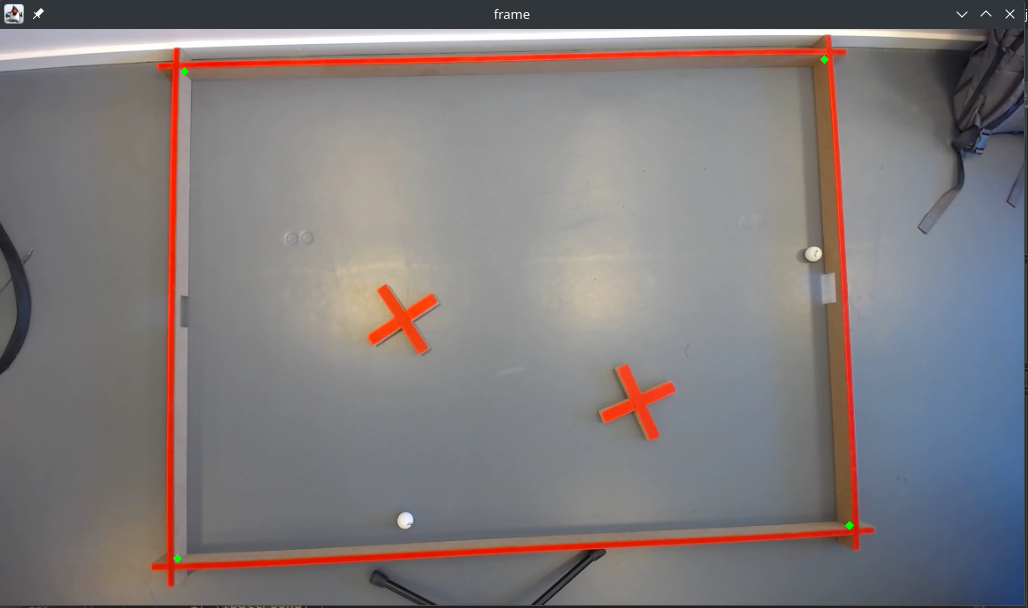
#> input picture remote/src/test/java/resources/courseTest.png, 1028 x 608 px, given in place of the camera
$ python main.py
#> lines starting #> are read from the running program, lines starting #| are printed output that depends on the picture; after the words box and inside, x2 and y2 are one past the last pixel; in counts of white or black regions, pixels touching at a corner belong together; long printed decimals are rounded
import math

import numpy as np
import cv2 as cv


class BallsNotFoundException(Exception):
    """Camera Exception raised for when not detecting any balls.

        Attributes:
            data -- the intercepted data of the camera
            message -- explanation of the error
        """

    def __init__(self, data,
                 message="Camera expected to detect at least 1 lines to be able to calculate coordinates"):
        self.data = data
        self.message = message


class CourseFrameNotFoundException(Exception):
    """Camera Exception raised for not detecting the course frame.

        Attributes:
            data -- the intercepted data of the camera
            message -- explanation of the error
        """

    def __init__(self, data,
                 message="Camera expected to detect exactly 4 lines from the course frame to be able to calculate a coordinate system"):
        self.data = data
        self.message = message


def getCourseFromFramesWithHoughP(frame):
    hsvFrame = cv.cvtColor(frame, cv.COLOR_BGR2HSV)

    lower = np.array([0, 170, 170])
    upper = np.array([10, 255, 255])
    red_mask = cv.inRange(hsvFrame, lower, upper)

    courseFrame = cv.bitwise_and(frame, frame, mask=red_mask)
    grayFrame = cv.cvtColor(courseFrame, cv.COLOR_BGR2GRAY)
    blurFrame = cv.GaussianBlur(grayFrame, (9, 9), 0)

    lines = cv.HoughLinesP(blurFrame, 1, np.pi / 180, 10, minLineLength=300, maxLineGap=50)

    # Merge the detected lines that are close to each other into a single line
    merged_lines = []
    for line in lines:
        x1, y1, x2, y2 = line[0]
        if len(merged_lines) == 0:
            merged_lines.append(line[0])
        else:
            last_x1, last_y1, last_x2, last_y2 = merged_lines[-1]
            if abs(x1 - last_x2) < 50 and abs(y1 - last_y2) < 50:
                merged_lines[-1] = [last_x1, last_y1, x2, y2]
            else:
                merged_lines.append(line[0])

    # Draw the detected lines on the original image
    for line in merged_lines:
        x1, y1, x2, y2 = line
        cv.line(frame, (x1, y1), (x2, y2), (0, 255, 0), 1)


def getCourseLinesFromFramesWithContours(frame_):
    # Convert to hsv color space to better detect the red color
    hsvFrame = cv.cvtColor(frame_, cv.COLOR_BGR2HSV)

    # Lower and upper RGB values for detection
    lower = np.array([0, 150, 150])
    upper = np.array([10, 255, 255])

    red_mask = cv.inRange(hsvFrame, lower, upper)

    # Remove everything other than the mask
    courseFrame = cv.bitwise_and(frame_, frame_, mask=red_mask)

    # Apply grayframe and blurs for noise reduction
    grayFrame = cv.cvtColor(courseFrame, cv.COLOR_BGR2GRAY)
    blurFrame = cv.GaussianBlur(grayFrame, (9, 9), 0)

    contours, _ = cv.findContours(blurFrame, cv.RETR_LIST, cv.CHAIN_APPROX_SIMPLE)

    for contour in contours:
        # Approximate contour to a polygon
        approx = cv.approxPolyDP(contour, 0.01 * cv.arcLength(contour, True), True)
        # Check if polygon has four vertices (i.e., is a rectangle)
        if len(approx) == 4:
            # Draw rectangle around the polygon
            cv.drawContours(frame_, [approx], 0, (0, 255, 0), 2)
            # Return the array of lines with x and y coordinates
            return approx
        elif len(approx) == 16 or len(approx) == 15: # TODO A bit hacky way to detect the cross in the middle, but kinda works. Need to revisit this to be more stable.
            cv.drawContours(frame_, [approx], 0, (0, 255, 0), 2)
        else:
            print(len(approx))


# https://docs.opencv.org/4.x/da/d53/tutorial_py_houghcircles.html
def getCirclesFromFrames(frame):
    # TODO: Explore different blurs
    blurFrame = cv.GaussianBlur(frame, (9, 9), 0)
    # blurFrame = cv.medianBlur(frame, 11)
    grayFrame = cv.cvtColor(blurFrame, cv.COLOR_BGR2GRAY)

    # These configurations works okay with the current course setup
    circles = cv.HoughCircles(image=grayFrame,
                              method=cv.HOUGH_GRADIENT,
                              dp=1,
                              minDist=50,
                              param1=25,  # gradient value used in the edge detection
                              param2=17,  # lower values allow more circles to be detected (false positives)
                              minRadius=4,  # limits the smallest circle to this size (via radius)
                              maxRadius=8  # similarly sets the limit for the largest circles
                              )

    if circles is not None:
        # Round the values to unsigned integers
        circles = np.uint16(circles)
        for (x, y, r) in circles[0, :]:
            # draw the circle
            cv.circle(frame, (x, y), r, (0, 255, 0), 2)
        return circles


# Calculate the distance given two points. Mostly used for accuracy tests
def distance_in_pixels(x1, y1, x2, y2):
    return math.sqrt(math.pow((x2 - x1), 2) + math.pow((y2 - y1), 2))


# Test distance between 2 balls
def accuracy_test(balls_test):
    if len(balls) == 2:
        one = balls_test[0]
        two = balls_test[1]
        dist = distance_in_pixels(one[0], one[1], two[0], two[1])
        print(dist)


# Width and height of course frame on the inner side in cm
real_width = 167
real_height = 122

video = cv.VideoCapture(0)

while True:
    # grab the current frame
    ret, frame = video.read()
#> frame is the input picture: shape (608, 1028, 3); mean B, G, R 123.5, 122.5, 127.6

    # If no frame is read, return
    if not ret:
        break

    lines = getCourseLinesFromFramesWithContours(frame)
#> in getCourseLinesFromFramesWithContours, `hsvFrame = cv.cvtColor(frame_, cv.COLOR_BGR2HSV)`: hsvFrame: shape (608, 1028, 3); mean H, S, V 70.4, 32.4, 135.2
#> in getCourseLinesFromFramesWithContours, `red_mask = cv.inRange(hsvFrame, lower, upper)`:
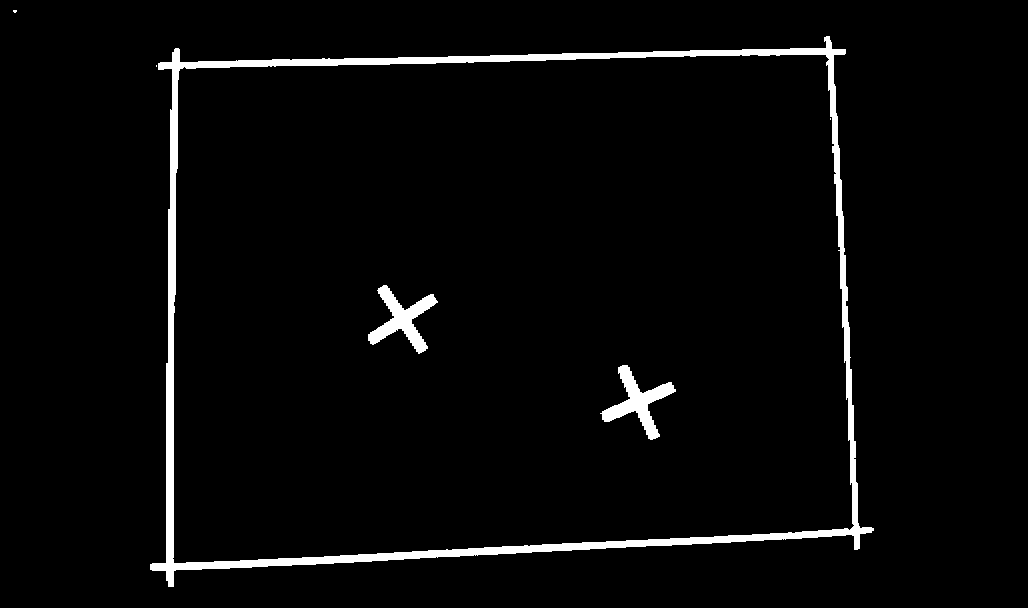
#> red_mask: shape (608, 1028); 3.2% white; 6 white regions (3 under 20 px)
#> in getCourseLinesFromFramesWithContours, `courseFrame = cv.bitwise_and(frame_, frame_, mask=red_mask)`:
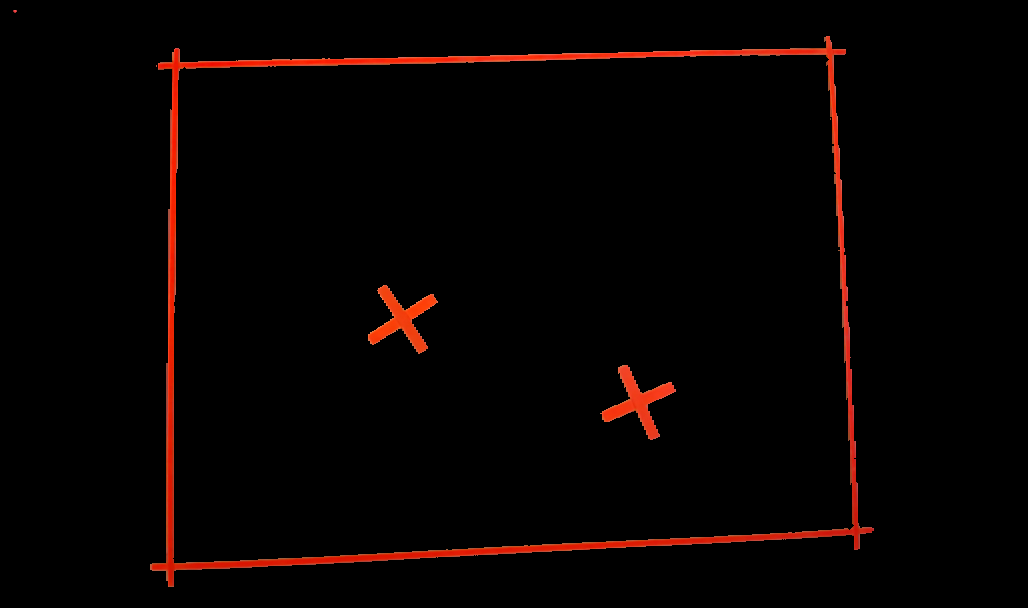
#> courseFrame: shape (608, 1028, 3); mean B, G, R 0.8, 1.8, 7.2
#> in getCourseLinesFromFramesWithContours, `grayFrame = cv.cvtColor(courseFrame, cv.COLOR_BGR2GRAY)`:
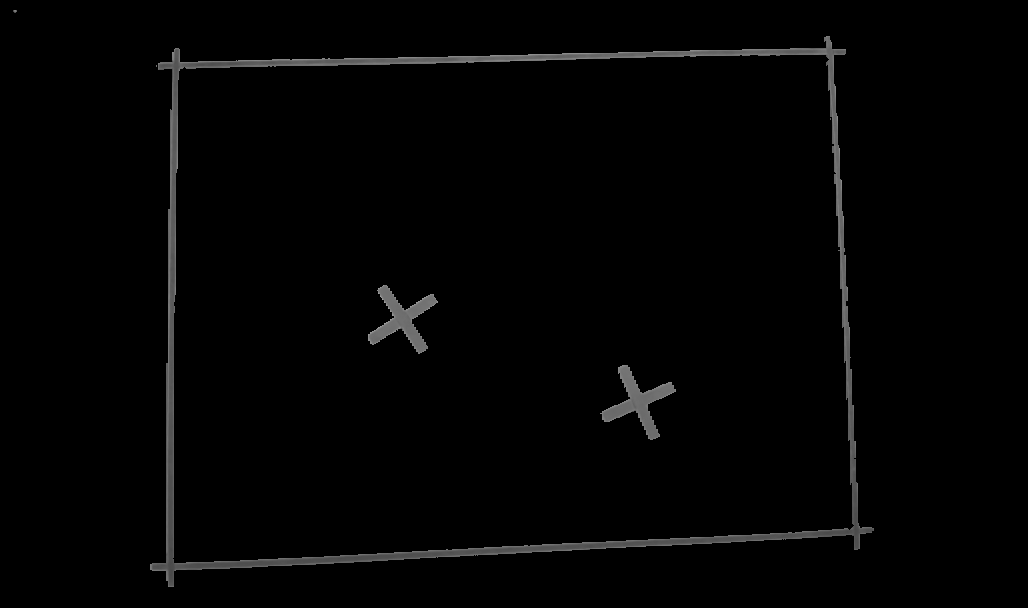
#> grayFrame: shape (608, 1028); min 0, max 162, mean 3.3
#> in getCourseLinesFromFramesWithContours, `contours, _ = cv.findContours(blurFrame, cv.RETR_LIST, cv.CHAIN_APPROX..`: contours = 5 contours; box (x1, y1, x2, y2) and area: (146, 32, 878, 591) 348741, (177, 58, 849, 560) 314772, (364, 281, 442, 358) 2943, (597, 361, 680, 444) 2939, (9, 6, 21, 17) 82
#> the loop in getCourseLinesFromFramesWithContours, `for contour in contours:` made 3 passes
#> approx on pass 3: [[823, 59], [847, 524], [177, 558], [183, 72]]
#> after the loop in getCourseLinesFromFramesWithContours, `for contour in contours:`:
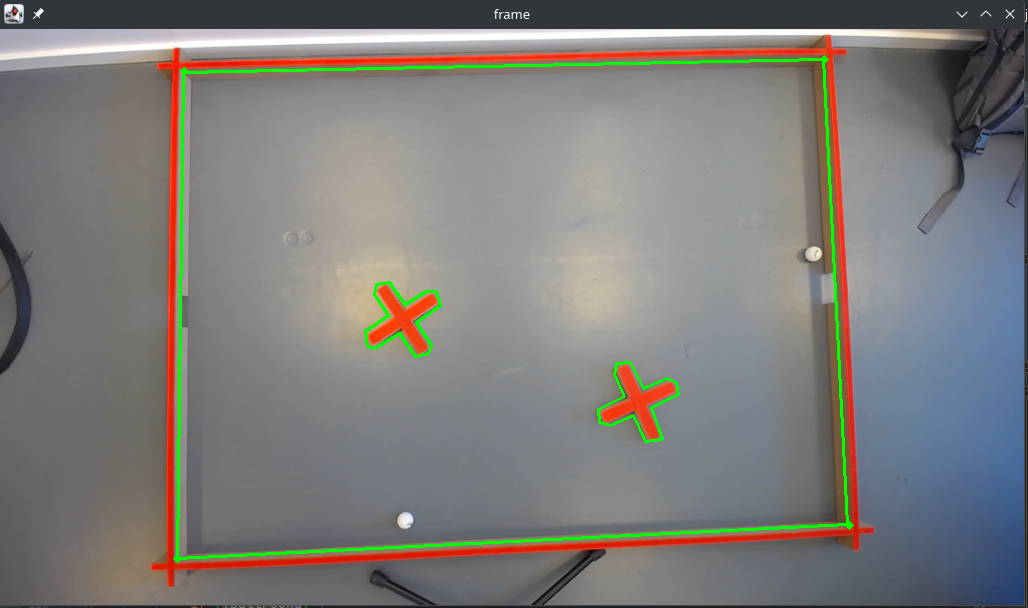
#> frame_: shape (608, 1028, 3); 1.36% of pixels changed, all inside (x1, y1, x2, y2) = (176, 58, 849, 560)
#> lines = [[823, 59], [847, 524], [177, 558], [183, 72]]
    if len(lines) != 4:
        print("Course frame not found. Skip this frame")
        continue

    # Origin
    offset = lines[0][0]
#> offset = [823, 59]

    # Calculate corners x and y with offset
    corners = [point - offset for point in lines]
#> corners = [[[0, 0]], [[24, 465]], [[-646, 499]], [[-640, 13]]]

    # Unpack a layer of nested array that is not needed. TODO: Check where this extra array comes from
    [corners] = [corners]

    # Unpack two points for each point that of the length of the course frame contains x and y coordinates
    [top_left], [top_right], [bottom_right], [bottom_left] = corners
#> top_left = [0, 0]; top_right = [24, 465]; bottom_right = [-646, 499]; bottom_left = [-640, 13]

    # Find conversion factor by real-world width and calculated pixel width
    conversion_factor = real_width / distance_in_pixels(top_left[0], top_left[1], top_right[0], top_right[1])
#> conversion_factor = 0.359

    # Calculate irl-coordinates for the corners
    irl_corners = [corner * conversion_factor for corner in corners]
#> irl_corners = [[[0, 0]], [[8.61, 166.8]], [[-231.7, 179]], [[-229.5, 4.66]]]

    print(corners)
#| [array([[0, 0]], dtype=int32), array([[ 24, 465]], dtype=int32), array([[-646,  499]], dtype=int32), array([[-640,   13]], dtype=int32)]

    circles = getCirclesFromFrames(frame)
#> in getCirclesFromFrames, `blurFrame = cv.GaussianBlur(frame, (9, 9), 0)`:
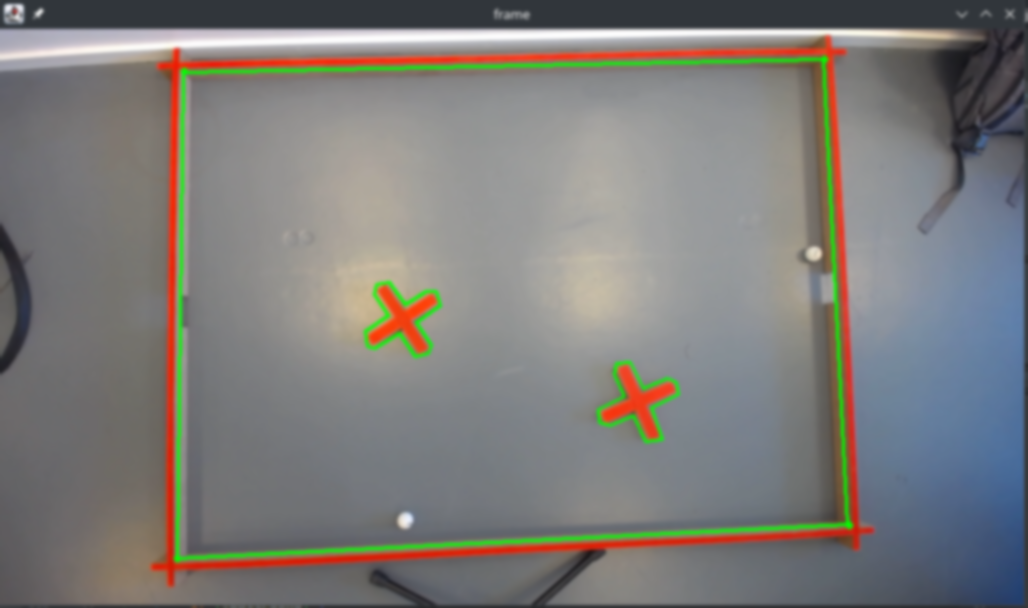
#> blurFrame: shape (608, 1028, 3); mean B, G, R 122.1, 124.4, 125.7
#> in getCirclesFromFrames, `grayFrame = cv.cvtColor(blurFrame, cv.COLOR_BGR2GRAY)`:
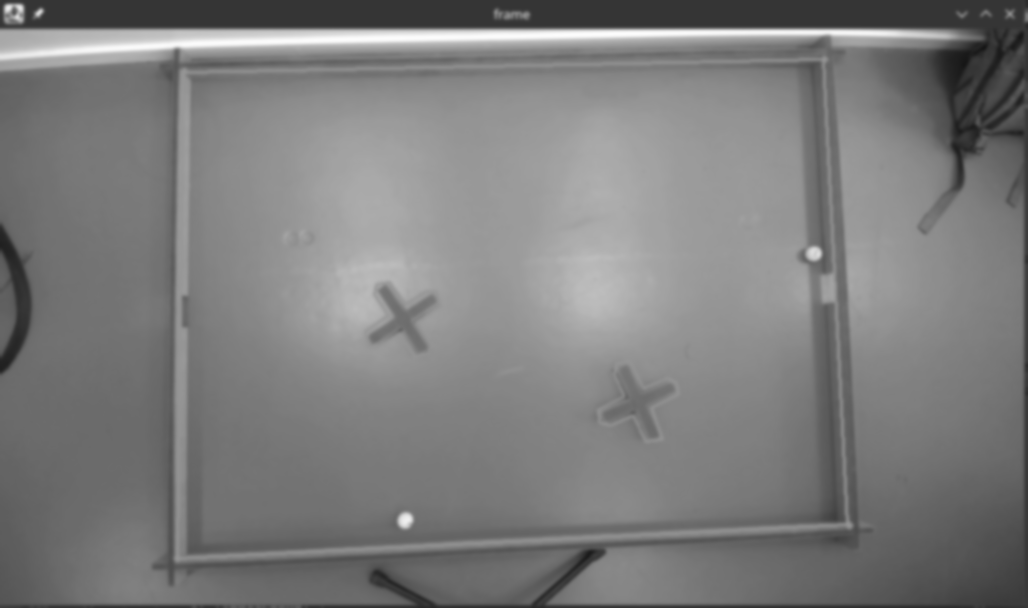
#> grayFrame: shape (608, 1028); min 22, max 252, mean 124.5
#> in getCirclesFromFrames, `circles = cv.HoughCircles(image=grayFrame, method=cv.HOUGH_GRADIENT, d..`: circles = [[404.5, 520.5, 7.4], [813.5, 252.5, 7.4]]
#> in getCirclesFromFrames, `circles = np.uint16(circles)`: circles = [[404, 520, 7], [813, 252, 7]]
#> the loop in getCirclesFromFrames, `for (x, y, r) in circles[0, :]:` made 2 passes
#> after the loop in getCirclesFromFrames, `for (x, y, r) in circles[0, :]:`:
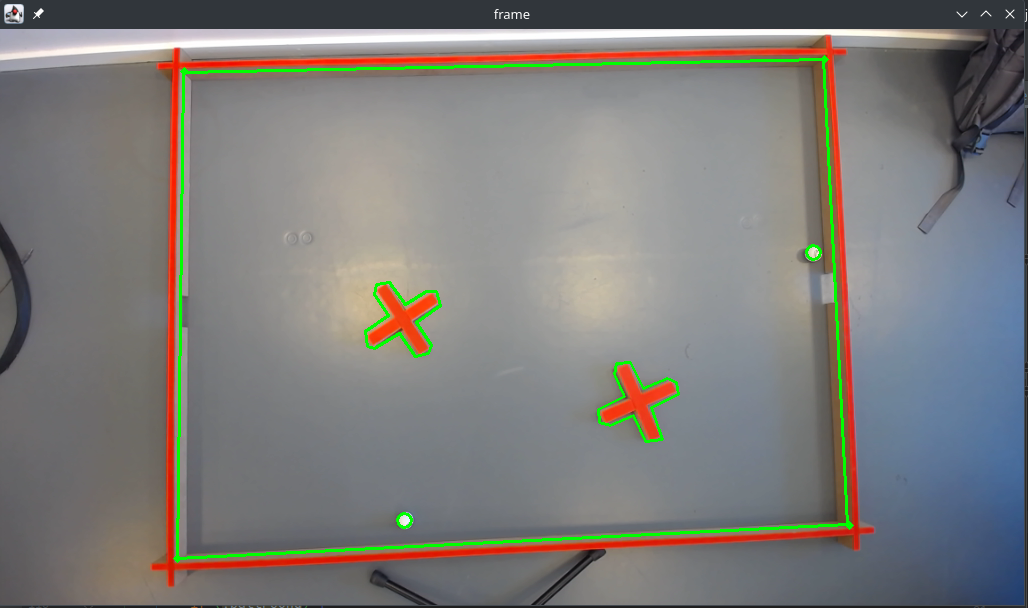
#> frame: shape (608, 1028, 3); 0.04% of pixels changed, all inside (x1, y1, x2, y2) = (396, 244, 822, 529)
#> circles = [[404, 520, 7], [813, 252, 7]]

    if circles is None:
        print("No balls found. Skipping this frame")
        continue

    # Calculate irl_coordinates for the balls
    balls = [ball * conversion_factor for ball in circles[0, :]]
#> balls = [[144.9, 186.5, 2.51], [291.6, 90.38, 2.51]]

    # Unpack outer array of nested array that is not needed
    [balls] = [balls]

    # Print irl-coordinates for all balls
    print(balls)
#| [array([144.900, 186.504,   2.511]), array([291.593,  90.383,   2.511])]

    # For testing accuracy between two balls. TODO: Should be done elsewhere by calling this method
    accuracy_test(balls)
#> in accuracy_test, `one = balls_test[0]`: one = [144.9, 186.5, 2.51]
#> in accuracy_test, `two = balls_test[1]`: two = [291.6, 90.38, 2.51]
#> in accuracy_test, `dist = distance_in_pixels(one[0], one[1], two[0], two[1])`: dist = 175.4
#| 175.380

    cv.imshow("frame", frame)

    if cv.waitKey(1) & 0xFF == ord('q'):
#> (key q is pressed here)
        break

video.release()
cv.destroyAllWindows()
